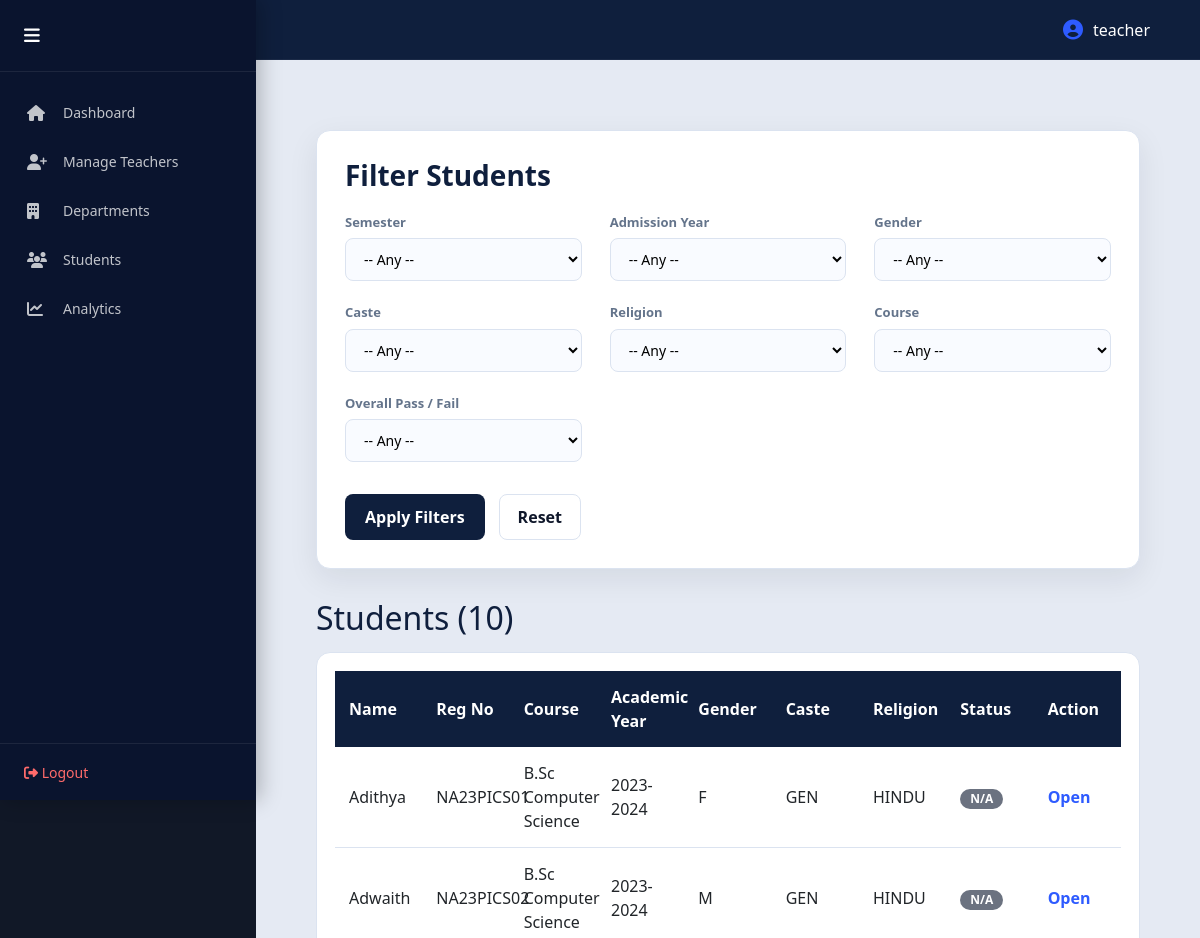
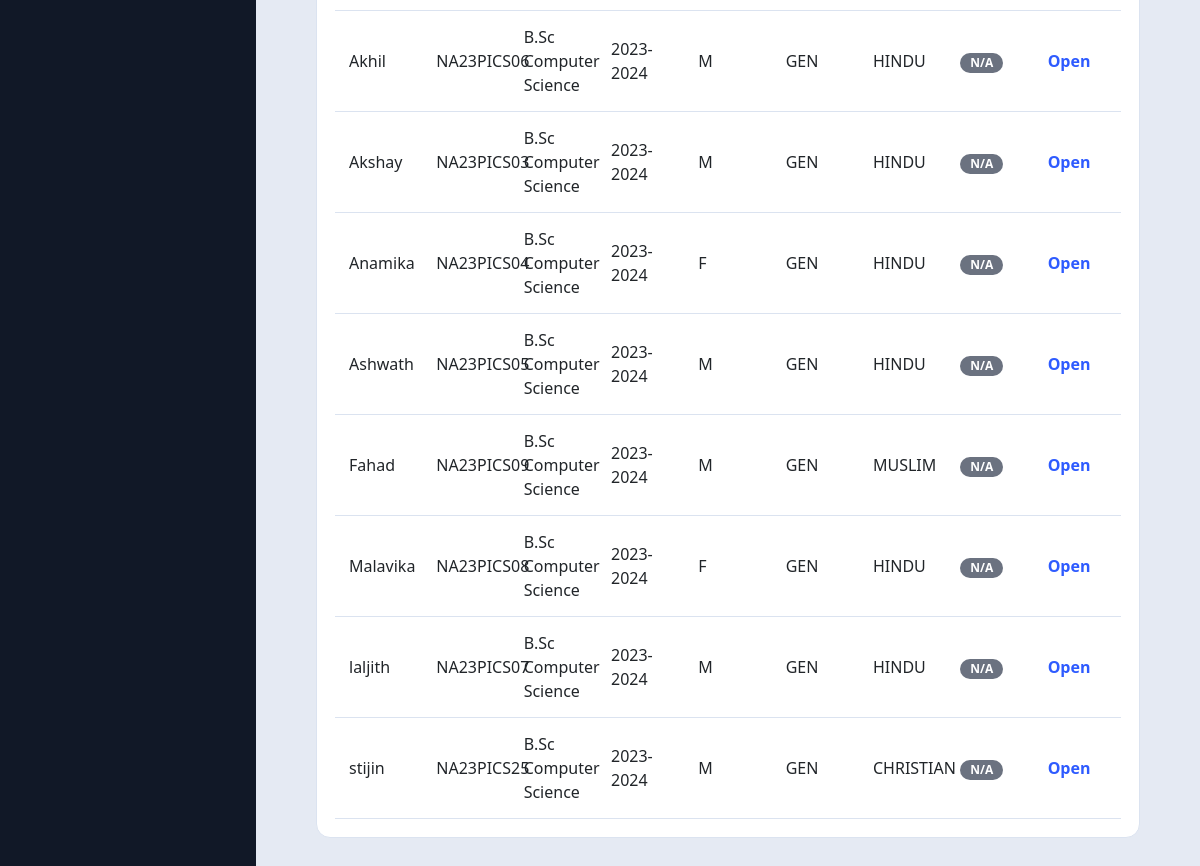
/teacher/students-filter/ (signed in), run on the app's committed database (2 pictures, top to bottom).
### results/models.py (models this page shows, shortened)
class Student(models.Model):
    GENDER_CHOICES = [
        ('M', 'Male'),
        ('F', 'Female'),
        ('O', 'Other'),
    ]
    CASTE_CHOICES = [
        ('GEN', 'General'),
        ('OBC', 'OBC'),
        ('SC', 'SC'),
        ('ST', 'ST'),
        ('OTHER', 'Other'),
    ]
    RELIGION_CHOICES = [
        ('HINDU', 'Hindu'),
        ('MUSLIM', 'Muslim'),
        ('CHRISTIAN', 'Christian'),
        ('SIKH', 'Sikh'),
        ('BUDDHIST', 'Buddhist'),
        ('JAIN', 'Jain'),
        ('OTHER', 'Other'),
    ]
    reg_no = models.CharField(max_length=20, unique=True)
    name = models.CharField(max_length=100)
    dob = models.DateField()
    course = models.CharField(max_length=100, default="B.Sc Computer Science")
    semester = models.IntegerField(default=1)
    gender = models.CharField(max_length=1, choices=GENDER_CHOICES)
    caste = models.CharField(max_length=10, choices=CASTE_CHOICES)
    religion = models.CharField(max_length=20, choices=RELIGION_CHOICES)
    syllabus = models.ForeignKey(Syllabus, on_delete=models.PROTECT, null=True, blank=True)
    address = models.TextField()
    pin_code = models.CharField(max_length=6)
    academic_year = models.CharField(max_length=20, default="2024-25")
    photo = models.ImageField(upload_to="students/", blank=True, null=True)
    department = models.ForeignKey(
        Department,
        on_delete=models.PROTECT,
        null=True,
        blank=True)
    course = models.CharField(max_length=100, default="B.Sc Computer Science")
    course_ref = models.ForeignKey(
        Course,
        on_delete=models.SET_NULL,
        null=True,
        blank=True,
        related_name="students"
    )

### results/views.py (the view, shortened to what this page needs)
# urls.py: path('teacher/students-filter/', views.teacher_students_filter, name='teacher_students_filter'),
@login_required(login_url='teacher_login')
@user_passes_test(lambda u: u.is_staff or u.is_superuser)
def teacher_students_filter(request):
    semesters_numbers = (
        Semester.objects.values_list("number", flat=True)
        .distinct()
        .order_by("number")
    )
    academic_years = Student.objects.values_list(
        "academic_year", flat=True
    ).distinct().order_by("academic_year")
    genders = Student.objects.values_list("gender", flat=True).distinct()
    castes = Student.objects.values_list("caste", flat=True).distinct()
    religions = Student.objects.values_list("religion", flat=True).distinct()
    courses = Student.objects.values_list("course", flat=True).distinct()
    syllabi = Syllabus.objects.all().order_by("course", "year")
    semester_number = request.GET.get("semester")
    subject_id = request.GET.get("subject")
    subject_status = request.GET.get("subject_status")
    academic_year = request.GET.get("academic_year")
    gender = request.GET.get("gender")
    caste = request.GET.get("caste")
    religion = request.GET.get("religion")
    course = request.GET.get("course")
    syllabus_id = request.GET.get("syllabus")
    reg_no = request.GET.get("reg_no")
    pass_status = request.GET.get("pass_status")
    students_qs = Student.objects.select_related("syllabus")
    if not request.user.is_superuser:
        students_qs = students_qs.filter(
        department=request.user.teacher.department
    )
    students_qs = students_qs.order_by("name")
    if syllabus_id:
        students_qs = students_qs.filter(syllabus_id=syllabus_id)
    if academic_year:
        students_qs = students_qs.filter(academic_year=academic_year)
    if gender:
        students_qs = students_qs.filter(gender__iexact=gender)
    if caste:
        students_qs = students_qs.filter(caste__iexact=caste)
    if religion:
        students_qs = students_qs.filter(religion__iexact=religion)
    if course:
        students_qs = students_qs.filter(
        Q(course__iexact=course) |
        Q(course_ref__name__iexact=course)
    )
    if reg_no:
        students_qs = students_qs.filter(reg_no__icontains=reg_no)
    subjects_for_sem = Subject.objects.none()
    subject_student_ids_to_keep = None
    if subject_id:
        try:
            subject_id = int(subject_id)
        except ValueError:
            subject_id = None
    students = []
    for s in students_qs:
        marks = Mark.objects.filter(
            semester__student=s
        )
        if marks.exists():
            total_max = sum(m.max_marks for m in marks)
            total_obt = sum(m.marks_obtained for m in marks)
            avg_percent = (
                round((total_obt / total_max) * 100, 2)
                if total_max > 0 else None
            )
            overall_pass = all(
                m.marks_obtained >= 0.4 * m.max_marks
                for m in marks
            )
        else:
            avg_percent = None
            overall_pass = False
        if pass_status == "passed" and not overall_pass:
            continue
        if pass_status == "failed" and overall_pass:
            continue
        subject_pass_info = None
        s.total_papers = marks.count()
        s.avg_percent = avg_percent
        s.overall_pass = overall_pass
        s.subject_pass_info = subject_pass_info
        students.append(s)
    context = {
        "students": students,
        "semesters_numbers": semesters_numbers,
        "subjects_for_sem": subjects_for_sem,
        "academic_years": academic_years,
        "genders": [g for g in genders if g],
        "castes": [c for c in castes if c],
        "religions": [r for r in religions if r],
        "courses": [c for c in courses if c],
        "syllabi": syllabi,
        "filter_values": {
            "semester": semester_number,
            "subject": subject_id,
            "subject_status": subject_status,
            "academic_year": academic_year,
            "gender": gender,
            "caste": caste,
            "religion": religion,
            "course": course,
            "syllabus": syllabus_id,
            "reg_no": reg_no,
            "pass_status": pass_status,
        }
    }
    return render(request, "teacher_students_filter.html", context)

### results/context_processors.py (called while the page is built)
def role_flags(request):
    return {
        "is_hod_user": request.user.groups.filter(name="HOD").exists()
    }

### templates/teacher_students_filter.html (shortened to what this page needs)
{% extends "base.html" %}
{% load static %}
{% block extra_css %}
<link rel="stylesheet" href="{% static 'css/teacher_students_filter.css' %}">
{% endblock %}
{% block content %}
<div class="container filter-top-layout">
  <aside>
    <h3>Filter Students</h3>
    <form method="get">
      <div class="form-group">
        <label>Semester</label>
        <select name="semester" id="semester-select">
          <option value="">-- Any --</option>
        </select>
      </div>
      <div class="form-group">
        <label>Admission Year</label>
        <select name="academic_year">
          <option value="">-- Any --</option>
        </select>
      </div>
      <div class="form-group">
        <label>Gender</label>
        <select name="gender">
          <option value="">-- Any --</option>
        </select>
      </div>
      <div class="form-group">
        <label>Caste</label>
        <select name="caste">
          <option value="">-- Any --</option>
        </select>
      </div>
      <div class="form-group">
        <label>Religion</label>
        <select name="religion">
          <option value="">-- Any --</option>
        </select>
      </div>
      <div class="form-group">
        <label>Course</label>
        <select name="course" id="course-select">
          <option value="">-- Any --</option>
        </select>
      </div>
      <div class="form-group">
        <label>Overall Pass / Fail</label>
        <select name="pass_status">
          <option value="">-- Any --</option>
        </select>
      </div>
      <div class="filters-actions">
        <button type="submit">Apply Filters</button>
        <a href="{% url 'teacher_students_filter' %}" class="reset-link">Reset</a>
      </div>
    </form>
  </aside>
  <section>
    <h2>Students ({{ students|length }})</h2>
    <div class="table-wrap">
      <table>
        <thead>
          <tr>
            <th>Name</th>
            <th>Reg No</th>
            <th>Course</th>
            <th>Academic Year</th>
            <th>Gender</th>
            <th>Caste</th>
            <th>Religion</th>
            <th>Status</th>
            <th>Action</th>
          </tr>
        </thead>
        <tbody>
          {% for s in students %}
          <tr>
            <td>{{ s.name }}</td>
            <td>{{ s.reg_no }}</td>
            <td>{{ s.course }}</td>
            <td>{{ s.academic_year }}</td>
            <td>{{ s.gender }}</td>
            <td>{{ s.caste }}</td>
            <td>{{ s.religion }}</td>
            <td>
              {% if s.subject_pass_info == True %}
                <span class="badge passed">Passed</span>
              {% elif s.subject_pass_info == False %}
                <span class="badge failed">Failed</span>
              {% else %}
                <span class="badge none">N/A</span>
              {% endif %}
            </td>
            <td>
              <a href="{% url 'student_detail' s.id %}" class="open-btn">Open</a>
            </td>
          </tr>
          {% empty %}
          <tr>
            <td colspan="9" class="no-results">No students found.</td>
          </tr>
          {% endfor %}
        </tbody>
      </table>
    </div>
  </section>
</div>
{% endblock %}

### templates/base.html (shortened to what this page needs)
{% load static %}
<!DOCTYPE html>
<html lang="en">
<head>
    <link href="https://cdn.jsdelivr.net/npm/bootstrap@5.3.2/dist/css/bootstrap.min.css" rel="stylesheet">
    <link href="https://cdnjs.cloudflare.com/ajax/libs/font-awesome/6.4.2/css/all.min.css" rel="stylesheet">
    <link href="{% static 'css/style.css' %}" rel="stylesheet">
    <link href="{% static 'css/panel.css' %}" rel="stylesheet">
    {% block extra_css %}{% endblock %}
</head>
<body class="
{% if user.is_superuser %}admin-mode
{% elif user.is_staff %}teacher-mode
{% endif %}
">
<div class="dashboard-container">
{% if user.is_authenticated and user.is_staff %}
<aside class="sidebar {% if user.is_superuser %}admin-sidebar{% endif %}" id="sidebar">
    <div class="sidebar-header">
        <button class="sidebar-toggle" id="sidebarToggle">
            <i class="fa-solid fa-bars"></i>
        </button>
    </div>
<nav class="sidebar-nav">
    {% if user.is_superuser %}
        <a href="{% url 'admin_dashboard' %}"
           class="nav-item {% if request.resolver_match.url_name == 'admin_dashboard' %}active{% endif %}">
            <i class="fa-solid fa-house"></i>
            <span>Dashboard</span>
        </a>
        <a href="{% url 'add_teacher' %}"
           class="nav-item {% if request.resolver_match.url_name == 'add_teacher' %}active{% endif %}">
            <i class="fa-solid fa-user-plus"></i>
            <span>Manage Teachers</span>
        </a>
        <a href="{% url 'manage_departments' %}"
           class="nav-item {% if request.resolver_match.url_name == 'manage_departments' %}active{% endif %}">
            <i class="fa-solid fa-building"></i>
            <span>Departments</span>
        </a>
        <a href="{% url 'student_search' %}"
           class="nav-item {% if request.resolver_match.url_name == 'student_search' %}active{% endif %}">
            <i class="fa-solid fa-users"></i>
            <span>Students</span>
        </a>
        <a href="{% url 'admin_department_analysis' %}"
           class="nav-item {% if request.resolver_match.url_name == 'admin_department_analysis' %}active{% endif %}">
            <i class="fa-solid fa-chart-line"></i>
            <span>Analytics</span>
        </a>
    {% endif %}
</nav>
    <div class="sidebar-footer">
        <form method="POST" action="{% url 'logout' %}">
            <button type="submit" class="logout-btn">
                <i class="fa-solid fa-right-from-bracket"></i> Logout
            </button>
        </form>
    </div>
</aside>
{% endif %}
<div class="main-content">
    <nav class="topbar">
        <div class="topbar-right">
            {% if user.is_authenticated %}
            <div class="user-info">
                <i class="fa-solid fa-user-circle"></i>
                <span>{{ user.username }}</span>
            </div>
            {% endif %}
        </div>
    </nav>
    <div class="content-area">
        {% block content %}{% endblock %}
    </div>
</div>
</div>
</body>
</html>

### static/css/style.css (style rules this page uses)
.user-info { color: #ffffff; font-weight: 500; margin-right: 20px; display: flex; align-items: center; }
.user-info i { font-size: 20px; color: #00d9ff; }
.logout-btn { color: #ff6b6b !important; }

### static/css/panel.css (style rules this page uses)
:root { --primary: #0f1c3f; --primary-dark: #0a142e; --primary-light: #1b2a5a; --accent: #3da9fc; --bg-light: #f4f6fb; --text-dark: #1e293b; --text-light: #94a3b8; --border: #e2e8f0; --transition: all 0.3s ease; }
* { margin: 0; padding: 0; box-sizing: border-box; }
body { font-family: 'Segoe UI', sans-serif; background: #111827; }
.dashboard-container { display: flex; min-height: 100vh; }
.sidebar { position: fixed; left: 0; top: 0; height: 100vh; width: 260px; background: var(--primary-dark); color: white; display: flex; flex-direction: column; z-index: 1000; transition: var(--transition); box-shadow: 4px 0 20px rgba(0, 0, 0, 0.25); overflow-y: auto; }
.sidebar-header { padding: 22px 24px; border-bottom: 1px solid rgba(255, 255, 255, 0.08); display: flex; align-items: center; justify-content: space-between; font-weight: 600; }
.sidebar-toggle { background: none; border: none; color: white; font-size: 18px; cursor: pointer; transition: var(--transition); }
.sidebar-nav { flex: 1; padding: 16px 0; }
.nav-item { display: flex; align-items: center; gap: 14px; padding: 14px 24px; color: rgba(255, 255, 255, 0.75); text-decoration: none; transition: var(--transition); font-size: 14px; border-left: 3px solid transparent; }
.nav-item i { font-size: 16px; width: 22px; }
.sidebar-footer { padding: 16px 24px; border-top: 1px solid rgba(255, 255, 255, 0.08); }
.logout-btn { background: none; border: none; color: #ff6b6b; font-size: 14px; cursor: pointer; transition: var(--transition); }
.main-content { flex: 1; margin-left: 260px; transition: var(--transition); display: flex; flex-direction: column; }
.topbar { height: 60px; background: var(--primary); display: flex; align-items: center; justify-content: flex-end; padding: 0 30px; color: white; border-bottom: 1px solid rgba(255, 255, 255, 0.05); }
.user-info { display: flex; align-items: center; gap: 10px; font-weight: 500; }
.user-info i { color: var(--accent); }
.content-area { padding: 40px; flex: 1; }
.sidebar { position: fixed; left: 0; top: 0; width: 256px; height: 100vh; background: var(--primary-dark); transition: width 0.3s ease; overflow: hidden; }
.main-content { margin-left: 256px; transition: margin-left 0.3s ease; }
.sidebar .nav-item span { transition: opacity 0.2s ease; }

### data on the page
Student: name "Adithya", reg_no "NA23PICS01", course "B.Sc Computer Science", academic_year "2023-2024", gender "F", caste "GEN", religion "HINDU", shows "N/A"
Student: name "Adwaith", reg_no "NA23PICS02", course "B.Sc Computer Science", academic_year "2023-2024", gender "M", caste "GEN", religion "HINDU", shows "N/A"
Student: name "Akhil", reg_no "NA23PICS06", course "B.Sc Computer Science", academic_year "2023-2024", gender "M", caste "GEN", religion "HINDU", shows "N/A"
Student: name "Akshay", reg_no "NA23PICS03", course "B.Sc Computer Science", academic_year "2023-2024", gender "M", caste "GEN", religion "HINDU", shows "N/A"
Student: name "Anamika", reg_no "NA23PICS04", course "B.Sc Computer Science", academic_year "2023-2024", gender "F", caste "GEN", religion "HINDU", shows "N/A"
Student: name "Ashwath", reg_no "NA23PICS05", course "B.Sc Computer Science", academic_year "2023-2024", gender "M", caste "GEN", religion "HINDU", shows "N/A"
Student: name "Fahad", reg_no "NA23PICS09", course "B.Sc Computer Science", academic_year "2023-2024", gender "M", caste "GEN", religion "MUSLIM", shows "N/A"
Student: name "Malavika", reg_no "NA23PICS08", course "B.Sc Computer Science", academic_year "2023-2024", gender "F", caste "GEN", religion "HINDU", shows "N/A"
Student: name "laljith", reg_no "NA23PICS07", course "B.Sc Computer Science", academic_year "2023-2024", gender "M", caste "GEN", religion "HINDU", shows "N/A"
Student: name "stijin", reg_no "NA23PICS25", course "B.Sc Computer Science", academic_year "2023-2024", gender "M", caste "GEN", religion "CHRISTIAN", shows "N/A"

### other printed values
{{ user.username }} "teacher"
{{ students|length }} "10"
